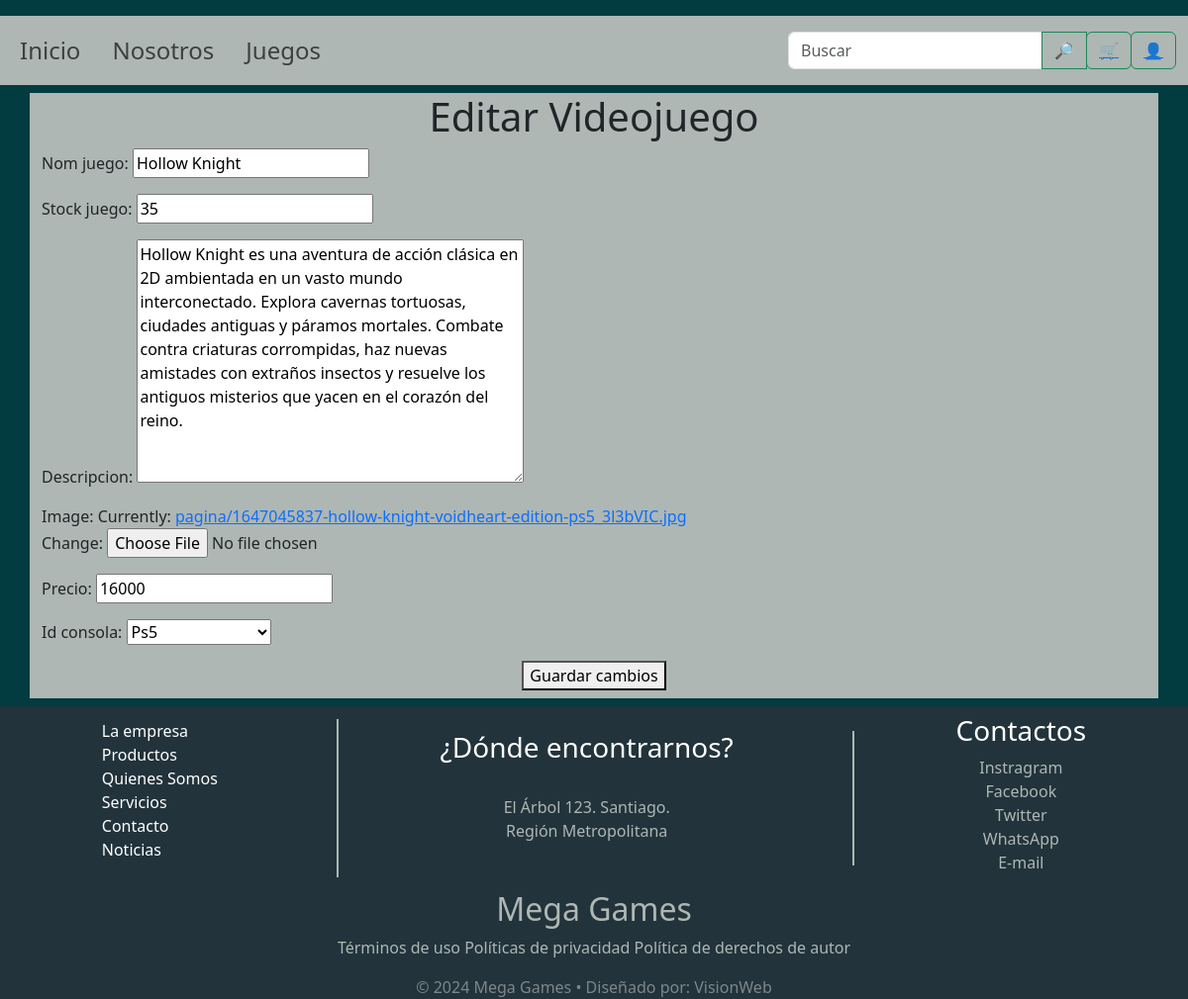
The page /videojuegos/editar/1/ on the database its author committed.
### ventas/models.py (models this page shows, shortened)
class Videojuego(models.Model):
    id_producto = models.AutoField(primary_key=True)
    nom_juego = models.CharField(max_length=100)
    stock_juego = models.IntegerField()
    descripcion = models.TextField()
    image = models.ImageField(upload_to=get_image_path)
    precio = models.IntegerField()
    id_consola = models.ForeignKey(Consola, on_delete=models.CASCADE)

class Consola(models.Model):
    id_consola = models.AutoField(primary_key=True)
    nombre = models.CharField(max_length=100)
    def __str__(self):
        return self.nombre

### ventas/views.py (the view)
# urls.py: path('videojuegos/editar/<int:pk>/', views.editar_videojuego, name='editar_videojuego'),
def editar_videojuego(request, pk):
    videojuego = get_object_or_404(Videojuego, pk=pk)
    if request.method == 'POST':
        form = VideojuegoForm(request.POST, request.FILES, instance=videojuego)
        if form.is_valid():
            form.save()
            return redirect('lista_videojuegos')
    else:
        form = VideojuegoForm(instance=videojuego)
    return render(request, 'editar_videojuego.html',{'form':form})

### ventas/forms.py
class VideojuegoForm(forms.ModelForm):
    class Meta:
        model = Videojuego
        fields = ['nom_juego','stock_juego', 'descripcion', 'image', 'precio', 'id_consola']

### ventas/templates/editar_videojuego.html (shortened to what this page needs)
{% extends 'base.html' %}
{% block content %}
<div class="container fondo-carrito mt-2 mb-2">
    <h1 class="text-center">Editar Videojuego</h1>
    <form method="post" enctype="multipart/form-data">
        {{ form.as_p }}
        <div class="d-flex mx-auto">
            <button type="submit" class="mb-2 mx-auto">Guardar cambios</button>
        </div>
    </form>
</div>
{% endblock %}

### pagina/static/pagina/css/styles.css (style rules this page uses)
html, body { height: 100%; background-color: #023C40; overflow-x: hidden; }
.fondo-carrito { background-color: #AEB7B3; }

### rows shown on the page
Videojuego: nom_juego "Hollow Knight", stock_juego "35", descripcion "Hollow Knight es una aventura de acción clásica en 2D ambientada en un vasto mundo interconectado. Explora cavernas tortuosas, ciudades antiguas y páramos mortales. Combate contra criaturas corrompidas, haz nuevas amistades con extraños insectos y resuelve los antiguos misterios que yacen en el corazón del reino.", precio "16000"
Consola: id_consola "Ps5"
